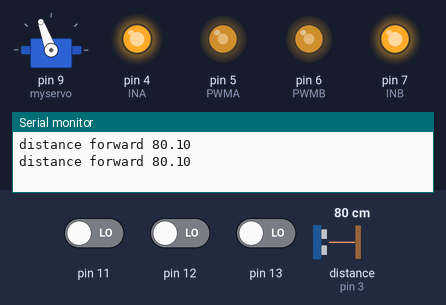
Simulated run of this sketch. Board: Arduino Uno, built with avr-gcc and run on an emulated ATmega328P. Shown: servo, output pins drawn as LEDs (lit = HIGH), the last lines printed to the serial monitor. Wiring (inferred from the names in the program): ultrasonic range finder: trigger pin 2; echo pin 3. Inputs (shaded band) come from the test bench; at power-on: distance to the obstacle (sensor on pin 3) 80 cm, pin 11 LOW, pin 12 LOW, pin 13 LOW. The echo pulse lasts 58.3 µs per cm; pins used as bus, display or sensor lines are not drawn.

Above: at 2.8 s.
2.9 s: distance to the obstacle (sensor on pin 3) set to 23 cm
5.0 s: distance to the obstacle (sensor on pin 3) set to 20 cm
At 6.6 s:
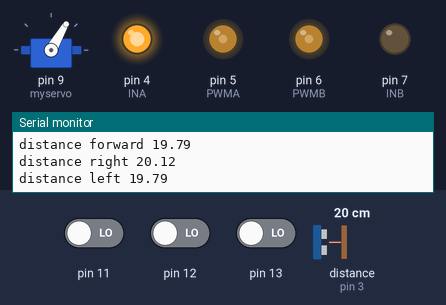
8.5 s: distance to the obstacle (sensor on pin 3) set to 35 cm
At 8.8 s:
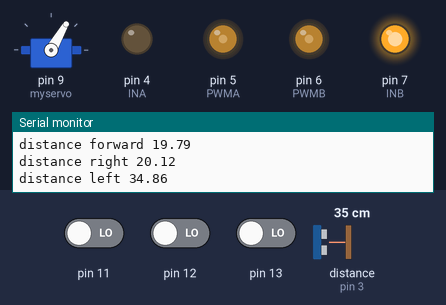
11.5 s: distance to the obstacle (sensor on pin 3) set to 2 cm
At 13.3 s:
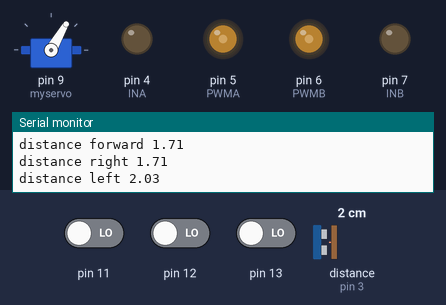
16.6 s: distance to the obstacle (sensor on pin 3) set to 9 cm
21.7 s: distance to the obstacle (sensor on pin 3) set to 12 cm
At 22.9 s:
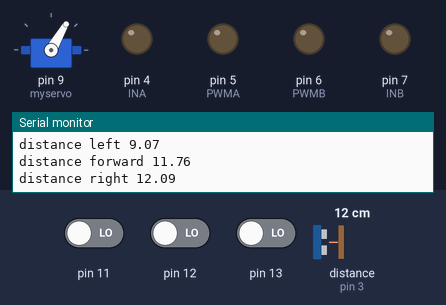
Timing chart, 0 to 27.8 s (numbered marks = the images above; inputs shaded):
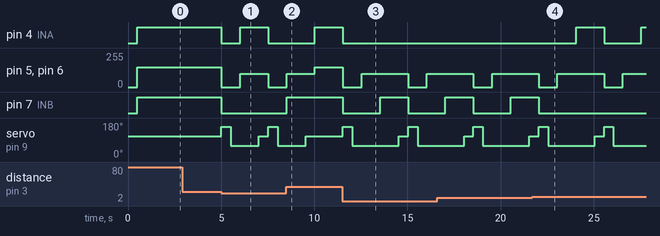

The sketch:

bizhang.ino
```cpp
int SNUM[3] ;//定义3个传感器，从SNUM[0]-SNUM[2]为从左到右3个红外避障传感器
int INA = 4; //电机A正反转控制端
int PWMA = 5; //电机A调速端
int INB = 7; //电机B正反转控制端
int PWMB = 6; //电机B调速端
#include <Servo.h> //包含舵机库
Servo myservo; //创建一个舵机控制类
// 设定SR04 连接的Arduino 引脚
const int TrigPin = 2;
const int EchoPin = 3;
float distance[3];
void motospd(int sp1,int sp2)
//电机速度控制函数。括号内分别为左右电机速度值，
//范围-255～+255，正值为正转，负值为反转。
{
  if(sp1>0)
    digitalWrite(INA, HIGH);
  else
     digitalWrite(INA, LOW);
  if(sp2>0)
     digitalWrite(INB, HIGH);
  else
     digitalWrite(INB, LOW);
  analogWrite(PWMA,abs (sp1));
  analogWrite(PWMB,abs (sp2));
}
void setup(){
pinMode(11, INPUT); //配置左传感器IO口为输入
pinMode(12, INPUT); //配置中传感器IO口为输入
pinMode(13, INPUT); //配置右传感器IO口为输入
Serial.begin(9600); //打开串口，初始化
pinMode(INA,OUTPUT);
pinMode(INB,OUTPUT);   //配置电机驱动IO口为输出
myservo.attach(9); //连接舵机到9号数字口
pinMode(TrigPin, OUTPUT);// 要检测引脚上输入的脉冲宽度，需要先设置为输入状态
pinMode(EchoPin, INPUT);
}
void loop(){
 SNUM[0] = digitalRead(11); //左传感器赋值
 SNUM[1] = digitalRead(12); //中传感器赋值
 SNUM[2] = digitalRead(13); //右传感器赋值
 myservo.write(110); //舵机转动到相应角度
 delay(500);
 // 产生一个10us 的高脉冲去触发TrigPin
 digitalWrite(TrigPin, LOW);
 delayMicroseconds(2);
 digitalWrite(TrigPin, HIGH);
 delayMicroseconds(10);
 digitalWrite(TrigPin, LOW);
 // 检测脉冲宽度，并计算出距离
 distance[0] = pulseIn(EchoPin, HIGH) / 58.00;
 Serial.print("distance forward ");
 Serial.print(distance[0]);
 Serial.println();
 if(distance[0]>20)
 {
   motospd(150,150);//直行
   delay(1000);
 }
 else
 {
  motospd(0,0);//stop
  myservo.write(160); //舵机转动到相应角度
  delay(500);
  // 产生一个10us 的高脉冲去触发TrigPin
  digitalWrite(TrigPin, LOW);
  delayMicroseconds(2);
  digitalWrite(TrigPin, HIGH);
  delayMicroseconds(10);
  digitalWrite(TrigPin, LOW);
  // 检测脉冲宽度，并计算出距离
  distance[1] = pulseIn(EchoPin, HIGH) / 58.00;
  Serial.print("distance right ");
  Serial.print(distance[1]);
  Serial.println();
  myservo.write(60); //舵机转动到相应角度
  delay(500);
  // 产生一个10us 的高脉冲去触发TrigPin
  digitalWrite(TrigPin, LOW);
  delayMicroseconds(2);
  digitalWrite(TrigPin, HIGH);
  delayMicroseconds(10);
  digitalWrite(TrigPin, LOW);
  // 检测脉冲宽度，并计算出距离
  distance[2] = pulseIn(EchoPin, HIGH) / 58.00;
  Serial.print("distance left ");
  Serial.print(distance[2]);
  Serial.println();
  if(distance[1]<20&&distance[2]<20)
  {
    motospd(-100,-100);//后退
    delay(1000);
  }
  if(distance[2]>=distance[1])
  {
    motospd(-100,100);//左转
    delay(1000);
  }
  else
  {
      motospd(100,-100);//右转
      delay(1000);
   }
 }
}
```

Measured:
- the behaviour switches between 21 and 20 cm on distance to the obstacle (sensor on pin 3) (found by bisection; images 0 and 1)
- the behaviour switches between 10 and 11 cm on distance to the obstacle (sensor on pin 3) (found by bisection; images 3 and 4)
- after the input at 5.0 s, pin 4 (INA): HIGH → LOW at once, → HIGH 1.0 s later, → LOW 1.5 s later; pin 5 (PWMA): 150/255 → 0/255 at once, → 100/255 1.0 s later, → 0/255 1.5 s later
- after the input at 8.5 s, pin 7 (INB): LOW → HIGH at once; servo on pin 9 (myservo): goes on until 9.5 s, then stays 110°
- after the input at 11.5 s, pin 4 (INA): HIGH → LOW at once; pin 5 (PWMA): alternates 100/255 for 2.5 s and 0/255 for 1.0 s, starting at once
- after the input at 21.7 s, pin 4 (INA): LOW → HIGH after 2.3 s, → LOW 1.5 s later, → HIGH 2.0 s later; pin 7 (INB): goes on until 22.0 s, then stays LOW
